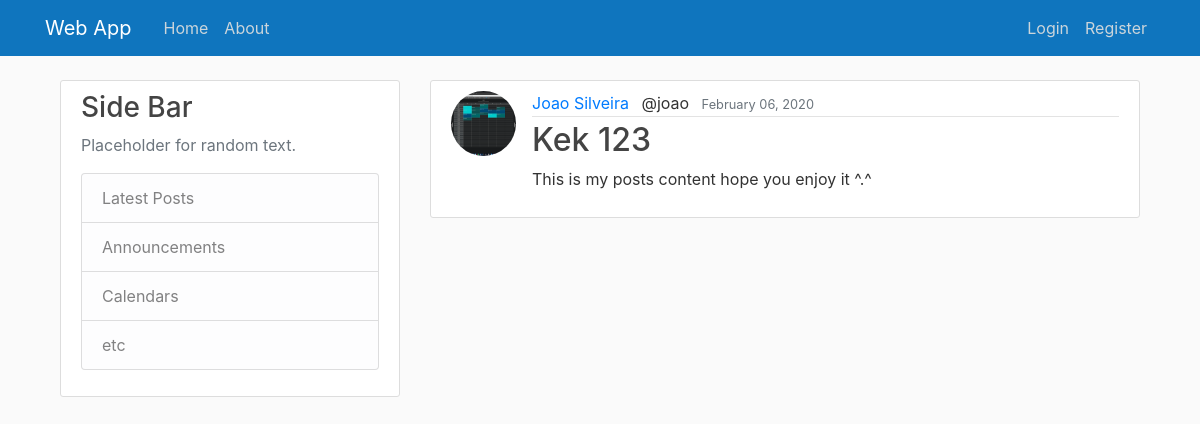
Screenshot of /blog/post/3 with the database file from the repository.
### blog/models.py (models this page shows, shortened)
class Post(models.Model):
    title = models.CharField(max_length=100)
    content = models.TextField()
    date_posted = models.DateTimeField(default=timezone.now)
    author = models.ForeignKey(User, on_delete=models.CASCADE)

### users/models.py (models this page shows, shortened)
class Profile(models.Model):
    user = models.OneToOneField(User, on_delete=models.CASCADE)
    image = models.ImageField(default='default.jpg', upload_to='profile_pics')
    biography = models.CharField(max_length=250, default='', blank=True, null=True)
    display_name = models.CharField(max_length=20, default="display_name")

### blog/views.py (the view)
# urls.py: path('post/<int:pk>', PostDetailView.as_view(), name='post-detail'),
class PostDetailView(DetailView):
    model = Post
    template_name = 'blog/post_detail.html'

### blog/templates/blog/post_detail.html (shortened to what this page needs)
{% extends 'blog/base.html' %}
{% block content %}
<article class="media content-section">
    <a href="#">
        <img src="{{ object.author.profile.image.url }}" class="rounded-circle article-img">
    </a>
    <div class="media-body">
    <div class="article-metadata">
        <a class="mr-2" href="#">{{ object.author.profile.display_name }}</a>
        <a class="mr-2" >@{{ object.author.username }}</a>
        <small class="text-muted">{{ object.date_posted|date:"F d, Y"}}</small>
    </div>
    <h2 class="article-title">{{ object.title }}</h2>
    <p class="article-content">{{ object.content }}</p>
    </div>
</article>
{% endblock %}

### blog/static/blog/main.css (style rules this page uses)
body { background: #fafafa; color: #333333; margin-top: 5rem; }
h1, h2, h3, h4, h5, h6 { color: #444444; }
.content-section { background: #ffffff; padding: 10px 20px; border: 1px solid #dddddd; border-radius: 3px; margin-bottom: 20px; }
.article-title { color: #444444; }
.article-content { white-space: pre-line; }
.article-img { height: 65px; width: 65px; margin-right: 16px; }
.article-metadata { padding-bottom: 1px; margin-bottom: 4px; border-bottom: 1px solid #e3e3e3 }

### rows the page displays
Post: author.profile.image (picture), author.profile.display_name "Joao Silveira", author.username "joao", date_posted "February 06, 2020", title "Kek 123", content "This is my posts content hope you enjoy it ^.^"
